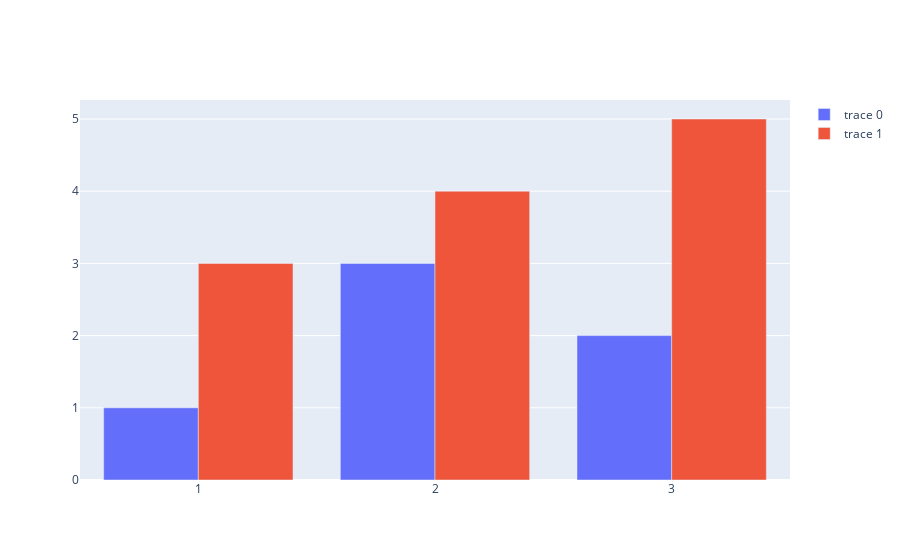

This figure's notebook cell:
### Markdown cell above
Después de definir la figura utilizamos la función `show` para mostrarla.

### Code cell
pio.show(fig)

### Figure 1 — Plotly figure (JSON) as saved in the notebook; plotly's stock layout.template omitted (floating-point values rounded to 4 significant figures)
{"data": [{"type": "bar", "x": [1, 2, 3], "y": [1, 3, 2]}, {"type": "bar", "x": [1, 2, 3], "y": [3, 4, 5]}], "layout": {}}
